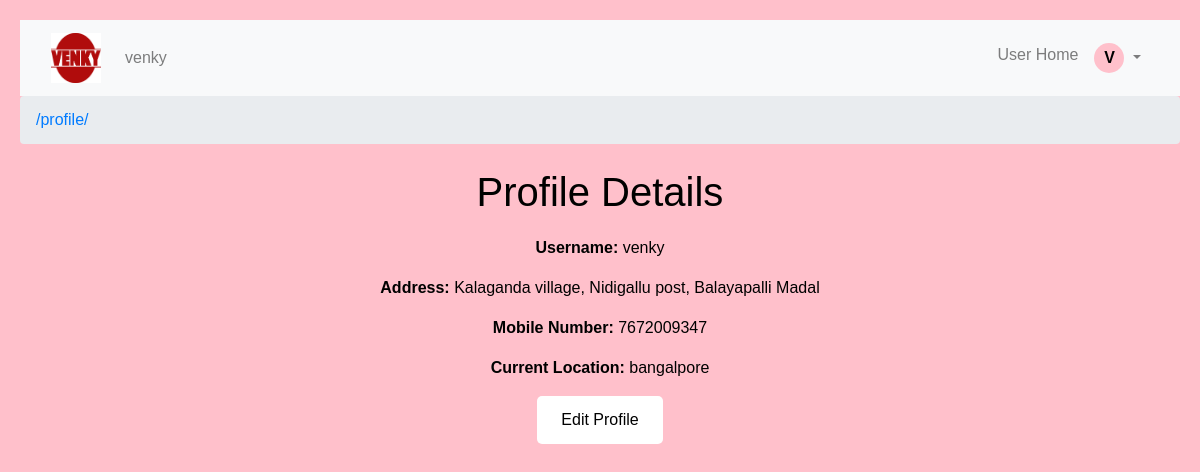
The page /profile/ (signed in) on the database as committed earlier.
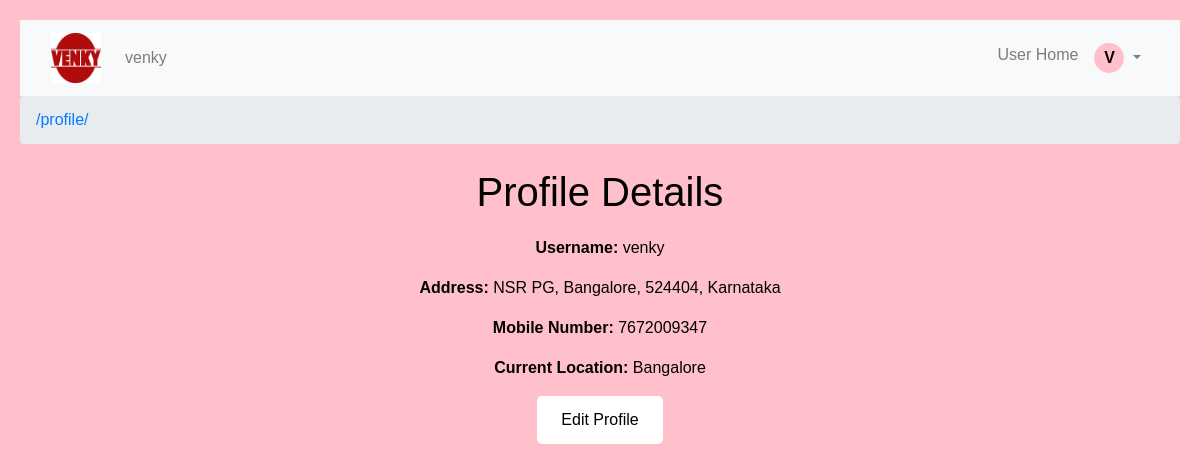
The same page on the database as committed later.
### Credentialsapp/models.py (models this page shows, shortened)
class UserProfile(models.Model):
    user = models.OneToOneField(User, on_delete=models.CASCADE)
    address = models.CharField(max_length=255, blank=True, null=True)
    mobile_number = models.CharField(max_length=15, blank=True, null=True)
    current_location = models.CharField(max_length=255, blank=True, null=True)

class User(AbstractUser):
    dealer_details = models.CharField(max_length=100, blank=True, null=True)
    class Role(models.TextChoices):
        USERS = 'users', 'Users'
        DEALER = 'dealer', 'Dealer'
    role = models.CharField(max_length=20, choices=Role.choices, default=Role.USERS)

### Credentialsapp/views.py (the view)
# urls.py: path('profile/', views.view_profile, name='view_profile'),
@login_required
def view_profile(request):
    user_profile = UserProfile.objects.get_or_create(user=request.user)[0]
    return render(request, 'view_profile.html', {'user_profile': user_profile})

### Credentialsapp/templates/view_profile.html (shortened to what this page needs)
{% extends 'base.html' %}
{% block content %}
<div class="container">
    <h1>Profile Details</h1>
    <p><strong>Username:</strong> {{ user_profile.user.username }}</p>
    <p><strong>Address:</strong> {{ user_profile.address }}</p>
    <p><strong>Mobile Number:</strong> {{ user_profile.mobile_number }}</p>
    <p><strong>Current Location:</strong> {{ user_profile.current_location }}</p>
    <a href="{% url 'edit_profile' %}" class="btn btn-primary">Edit Profile</a>
</div>
{% endblock %}

Rows that differ between the two databases and show on the page:
changed UserProfile "venky": address "Kalaganda village, Nidigallu post, Balayapalli Madal" → "NSR PG, Bangalore, 524404, Karnataka"; current_location "bangalpore" → "Bangalore"
